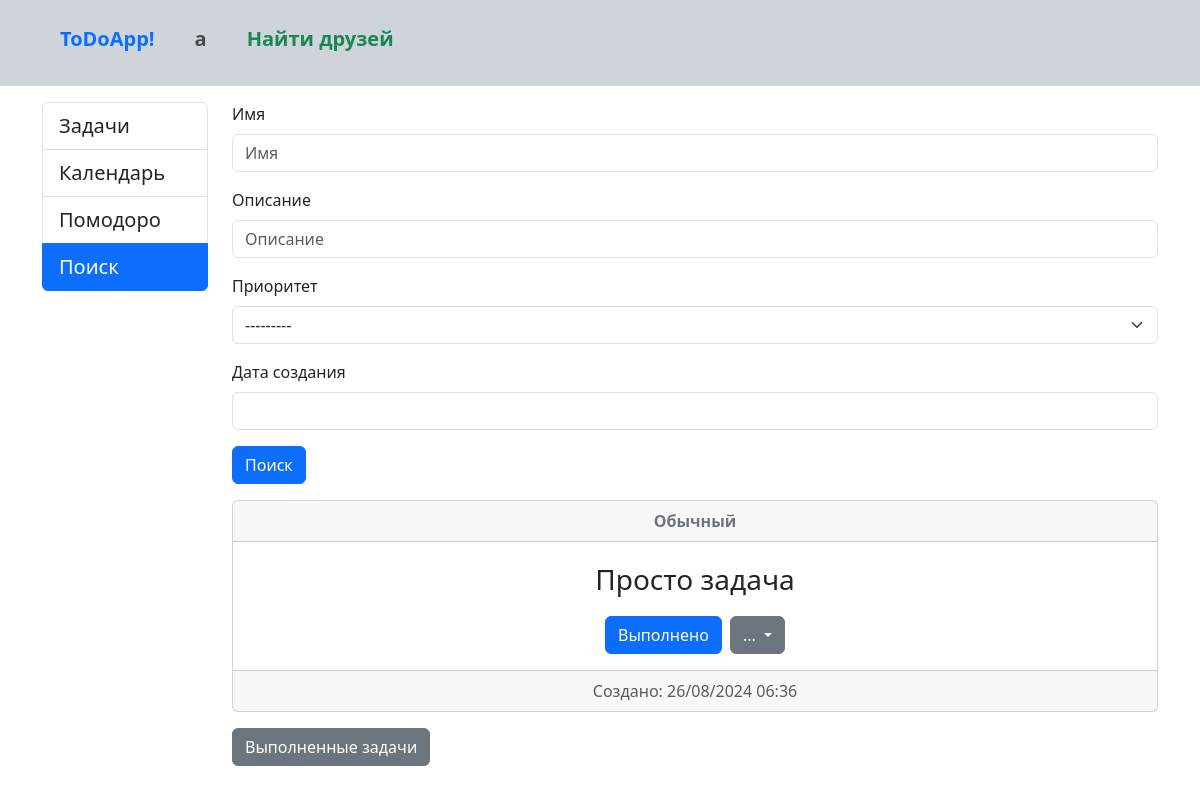
/search/ (signed in), run on the app's committed database.
### core/models.py (models this page shows, shortened)
class Users(AbstractUser):
    first_name = models.CharField(max_length=100,
                                  verbose_name='Имя')
    last_name = models.CharField(max_length=100,
                                 blank=True,
                                 verbose_name='Фамилия')
    username = models.CharField(max_length=100,
                                unique=True,
                                verbose_name='Никнейм')
    email = models.CharField(max_length=100,
                             unique=True,
                             verbose_name='Почта')
    about = models.TextField(blank=True,
                             verbose_name='О себе')
    date_of_birth = models.DateField(null=True,
                                     blank=True,
                                     verbose_name='Дата рождения')
    picture = models.ImageField(upload_to='pictures',
                                null=True,
                                blank=True,
                                default='pictures/default.jpg',
                                verbose_name='Фото')
    friends = models.ManyToManyField('self',
                                     blank=True,
                                     verbose_name='Друзья',
                                     symmetrical=False)
    password = models.CharField(max_length=100,
                                verbose_name='Пароль')
    class Meta:
        verbose_name = 'Пользователь'
        verbose_name_plural = 'Пользователи'
        ordering = ['email']

class Tasks(models.Model):
    title = models.CharField(max_length=150,
                             verbose_name='Название')
    description = models.TextField(blank=True,
                                   verbose_name='Описание')
    priority = models.CharField(max_length=50,
                                choices=[('COMMON', 'Обычный'), ('LOW', 'Низкий'), ('MEDIUM', 'Средний'),
                                         ('HIGH', 'Высокий')],
                                verbose_name='Приоритет',
                                default='COMMON')
    created_at = models.DateTimeField(auto_now_add=True,
                                      verbose_name='Дата создания')
    completed = models.BooleanField(default=False,
                                    verbose_name='Выполнено')
    owners = models.ManyToManyField('Users',
                                    related_name='tasks',
                                    verbose_name='Пользователь')
    class Meta:
        verbose_name = 'Задача'
        verbose_name_plural = 'Задачи'
        ordering = ['created_at']

### core/views.py (the view)
# urls.py: path('search/', Search.as_view(), name='search'),
class Search(LoginRequiredMixin,
             TemplateView):
    template_name = 'core/tasksearch.html'
    model = models.Tasks
    context_object_name = 'search'
    def get_filters(self):
        return filters.Tasks(self.request.GET)
    def get_queryset(self):
        return self.get_filters().qs
    def get_context_data(self, *, object_list=None, **kwargs):
        context = super().get_context_data()
        context['authuser'] = self.request.user
        context['user'] = self.request.user
        context['tasks'] = self.get_queryset().filter(owners=self.request.user, completed=False)
        context['tasksdone'] = self.get_queryset().filter(owners=self.request.user, completed=True)
        context['filters'] = self.get_filters()
        return context

### core/templates/core/tasksearch.html (shortened to what this page needs)
{% extends "base.html" %}
{% load django_bootstrap5 %}
{% block sidebar %}
<div class="col-md-2">
    <div class="list-group">
        <a type="button" href="{% url 'tasks' %}" class="list-group-item list-group-item-action fs-5">Задачи</a>
        <a type="button" href="{% url 'calendar' %}" class="list-group-item list-group-item-action fs-5">Календарь</a>
        <a type="button" href="{% url 'pomodoro' %}" class="list-group-item list-group-item-action fs-5">Помодоро</a>
        <a type="button" href="{% url 'search' %}" class="list-group-item list-group-item-action active fs-5">Поиск</a>
    </div>
</div>
{% endblock %}
{% block content %}
<div class="col-md-10">
    <div class="">
        <div class="mb-3">
            <form method="get">
                {% bootstrap_form filters.form %}
                <button type="submit" class="btn btn-primary">Поиск</button>
            </form>
        </div>
    </div>
    {% for task in tasks %}
    <div class="card text-center mt-3 mb-3">
        <div class="card-header fw-bold">
            {% if task.priority == 'COMMON' %}
            <a href="{% url 'change_priority_search' task.id %}" class="text-decoration-none text-secondary">Обычный</a>
            {% endif %}
        </div>
        <div class="card-body">
            <a class="card-title fs-3 text-decoration-none">{{ task.title }}</a>
            <div class="d-flex justify-content-center">
                <a href="{% url 'complete_task_search' task.id %}" class="btn btn-primary">Выполнено</a>
                <div class="dropdown ms-2">
                    <a class="btn btn-secondary dropdown-toggle" href="#" role="button" id="dropdownMenuLink"
                       data-bs-toggle="dropdown" aria-expanded="false">
                        ...
                    </a>
                </div>
            </div>
        </div>
        <div class="card-footer text-body-secondary">
            <div>
                Создано: {{ task.created_at|date:"d/m/Y H:i" }}
            </div>
        </div>
    </div>
    {% endfor %}
    <p>
        <a class="btn btn-secondary" data-bs-toggle="collapse" href="#collapseExample" role="button"
           aria-expanded="false"
           aria-controls="collapseExample">
            Выполненные задачи
        </a>
    </p>
</div>
{% endblock %}

### templates/inc/_navbar.html (shortened to what this page needs)
<nav class="pt-3 pb-4 navbar navbar-expand-lg bg-dark-subtle">
    <div class="container-fluid ms-5">
        <a class="navbar-brand text-primary fw-bolder" href="{% url 'home' %}">ToDoApp!</a>
        <div class="collapse navbar-collapse ms-3 fs-5 text-dark" id="navbarSupportedContent">
            <ul class="navbar-nav me-auto mb-2 mb-lg-0">
                <li class="nav-item dropdown">
                    <a class="nav-link fw-bolder" href="#" role="button" data-bs-toggle="dropdown"
                       aria-expanded="false">
                        {{ authuser.username }}
                    </a>
                </li>
                <a class="nav-link ms-4 fw-bolder text-success" href="{% url 'find_friends' %}">Найти друзей</a>
            </ul>
        </div>
    </div>
</nav>

### data on the page
Users: username "a"
Tasks: priority "Обычный", title "Просто задача", created_at "26/08/2024 06:36"
